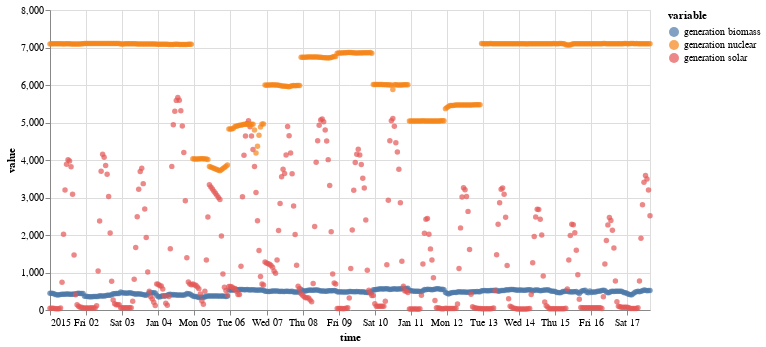

Notebook cell for this chart:
### Markdown cell above
with multivariate TimeSeries

### Code cell
on.Plot(ts_multi.head(400))\
    .add(on.marks.dots)\
    .properties(width=600)\
    .show()

### Figure 1 — Vega specification as saved in the notebook (floating-point values rounded to 4 significant figures; data arrays with more than 128 entries replaced by an {"elided": "..."} marker saying what was removed)
{"$schema": "https://vega.github.io/schema/vega/v5.json", "data": [{"name": "source_0", "values": {"elided": "1200 records"}, "transform": [{"type": "formula", "expr": "toDate(datum['time'])", "as": "time"}]}, {"name": "source_0_y_domain_value", "values": [{"min": 23.0, "max": 7108.0}]}, {"name": "source_0_color_domain_variable", "values": [{"variable": "generation biomass"}, {"variable": "generation solar"}, {"variable": "generation nuclear"}]}], "marks": [{"type": "symbol", "name": "layer_0_marks", "from": {"data": "source_0"}, "encode": {"update": {"opacity": {"value": 0.7}, "y": {"field": "value", "scale": "y"}, "x": {"field": "time", "scale": "x"}, "fill": {"field": "variable", "scale": "color"}, "shape": {"value": "circle"}}}, "style": ["circle"]}], "scales": [{"name": "x", "type": "time", "domain": {"data": "source_0", "field": "time"}, "range": [0, {"signal": "width"}]}, {"name": "y", "type": "linear", "domain": [{"signal": "(data(\"source_0_y_domain_value\")[0] || {}).min"}, {"signal": "(data(\"source_0_y_domain_value\")[0] || {}).max"}], "range": [{"signal": "height"}, 0], "nice": true, "zero": true}, {"name": "color", "type": "ordinal", "domain": {"data": "source_0_color_domain_variable", "field": "variable", "sort": true}, "range": "category"}], "axes": [{"scale": "x", "aria": false, "orient": "bottom", "ticks": false, "zindex": 0, "minExtent": 0, "tickCount": {"signal": "ceil(width/40)"}, "grid": true, "labels": false, "domain": false, "gridScale": "y", "maxExtent": 0}, {"scale": "y", "zindex": 0, "grid": true, "gridScale": "x", "minExtent": 0, "orient": "left", "domain": false, "ticks": false, "tickCount": {"signal": "ceil(height/40)"}, "maxExtent": 0, "aria": false, "labels": false}, {"scale": "x", "labelFlush": true, "grid": false, "title": "time", "orient": "bottom", "labelOverlap": true, "tickCount": {"signal": "ceil(width/40)"}, "zindex": 0}, {"scale": "y", "orient": "left", "title": "value", "tickCount": {"signal": "ceil(height/40)"}, "labelOverlap": true, "zindex": 0, "grid": false}], "background": "white", "padding": 5, "style": "cell", "height": 300, "width": 600, "legends": [{"fill": "color", "symbolType": "circle", "title": "variable", "encode": {"symbols": {"update": {"opacity": {"value": 0.7}}}}}]}
